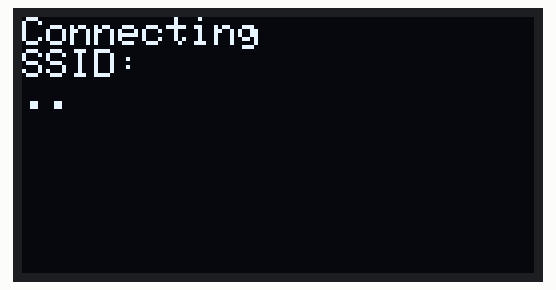
Recording of a sketch running on a simulated ESP8266 (NodeMCU). On the bench: 128×64 one-colour display. WiFi joins after 1.5 s; servers stay silent unless stated; network time is answered at once with the bench clock; the local clock reads 2024-03-15 10:24:30 at power-on unless the sketch sets it; what the sketch prints to the serial monitor is not drawn.

Above: at 0.4 s.
At 1.8 s:
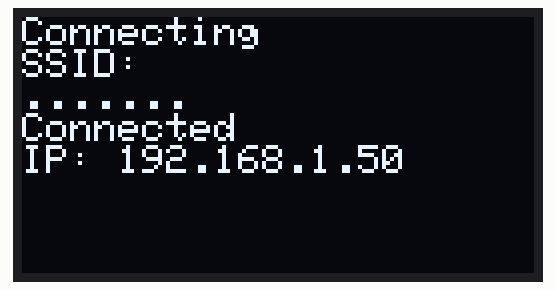
At 4.6 s:
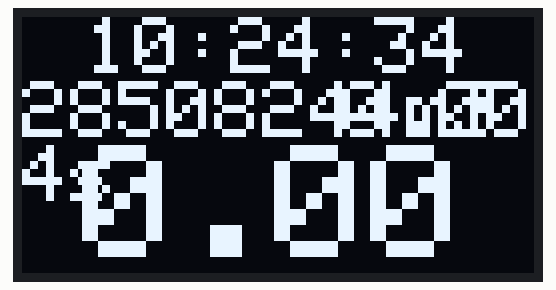
At 13.5 s:
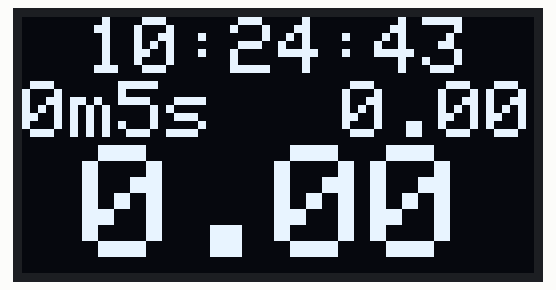
At 21.2 s:
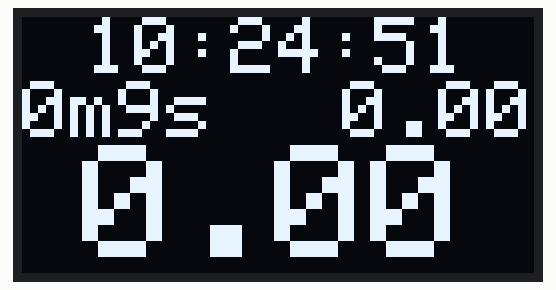
At 37.8 s:
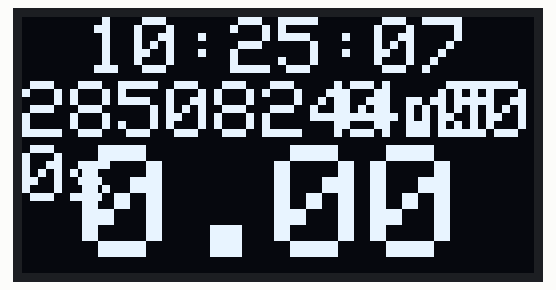

Measured:
- what the display in image 1 shows lasts 2.5 s, from 1.7 s to 4.2 s
- what the display in image 2 shows lasts 1.2 s, from 4.5 s to 5.7 s
- what the display in image 3 shows lasts 1.2 s, from 13.5 s to 14.7 s

The sketch:

esp8266-0.96-oled-module-nightscout.ino
```cpp
#include <Adafruit_GFX.h>
#include <Adafruit_SSD1306.h>
#define SCREEN_WIDTH 128 // OLED display width, in pixels
#define SCREEN_HEIGHT 64 // OLED display height, in pixels
#define SDA_PIN 14      // D6 = GPIO14
#define SCL_PIN 12      // D5 = GPIO12
#define OLED_ADDRESS 0x3C // I2C address of your SSD1306 display
Adafruit_SSD1306 display(SCREEN_WIDTH, SCREEN_HEIGHT, &Wire, OLED_ADDRESS);

/////////////// INPUT SETTINGS ///////////////
const char *ssid = "";                                                               // wifi name
const char *password = "";                                                       // wifi password
String nightscoutUrlJson = "";         // url + /api/v1/entries.json?count=1
String dataType = "mmol";                                                                     // mmol or mgdl
int hourOffset = 0;                                                                           // timezone hour offset
/////////////// INPUT SETTINGS ///////////////

#include <NTPClient.h>
#include <ESP8266WiFi.h>
#include <WiFiUdp.h>
#include <Timezone.h>
#include <ESP8266HTTPClient.h>
#include <ArduinoJson.h>
const char *ntpServer = "pool.ntp.org";

const long gmtOffset = (hourOffset * 3600);
const int daylightOffset = 0;
WiFiUDP ntpUDP;
NTPClient timeClient(ntpUDP, ntpServer, gmtOffset);
TimeChangeRule CEST = {"CEST", Last, Sun, Mar, 2, 120};
TimeChangeRule CET = {"CET ", Last, Sun, Oct, 3, 60};
Timezone OsloTime(CEST, CET);
long timeMills, timeStampMills;
String mills, delta, direction, utcOffset, sgv, newTime, oldTime;
float maxVal = 0;
float minVal = 100;
int timeSpan;

bool failed = false;
void setup() {
  Serial.begin(9600);
  Wire.begin(SDA_PIN, SCL_PIN);
  display.begin(SSD1306_SWITCHCAPVCC, OLED_ADDRESS);
  display.setTextSize(1);
  display.setTextColor(SSD1306_WHITE);
  display.clearDisplay();
  display.display();
  WiFi.begin(ssid, password);
  timeClient.begin();
  timeClient.setTimeOffset(gmtOffset);
  timeClient.forceUpdate();
  Serial.print("Connecting to ");
  Serial.print(ssid);
  display.println("Connecting");
  display.print("SSID: ");
  display.println(ssid);
  display.display();
  while (WiFi.status() != WL_CONNECTED) {
    Serial.print(".");
    display.print(".");
    display.display();
    delay(200);
  }
  Serial.println("");
  Serial.println("Connected!");
  display.println("");
  display.println("Connected");
  display.print("IP: ");
  display.println(WiFi.localIP());
  display.display();
  delay(2500);
  clearD();
}

void loop() {
  fetchJsonBg();
  timeLoop();
  serializeArray();
  displayData();
  delay(1000);
}

struct DataPoint {
  String mills;
  String delta;
  String direction;
  String utcOffset;
  String sgv;
  String timeStamp;
};

const int arraySize = 10;
DataPoint data[arraySize];

void fetchJsonBg() {
  HTTPClient http;
  WiFiClient client;
  http.begin(client, nightscoutUrlJson);
  int httpCode = http.GET();
  if (httpCode > 0) {
    if (httpCode == HTTP_CODE_OK) {
      String jsonStr = http.getString();
      DynamicJsonDocument jsonDoc(4096);
      DeserializationError error = deserializeJson(jsonDoc, jsonStr);
      if (!error) {
        if (jsonDoc.is<JsonArray>()) {
          JsonArray jsonArray = jsonDoc.as<JsonArray>();

          int arraySize = jsonArray.size();


          for (int i = 0; i < 1; i++) {
            data[i].mills = jsonArray[i]["mills"].as<String>();
            data[i].delta = jsonArray[i]["delta"].as<String>();
            data[i].direction = jsonArray[i]["direction"].as<String>();
            data[i].utcOffset = jsonArray[i]["utcOffset"].as<String>();
            data[i].sgv = jsonArray[i]["sgv"].as<String>();
          }
        } else {
          Serial.println("JSON is not an array");
        }
      } else {

        Serial.print("Error parsing JSON: ");
        Serial.println(error.c_str());
      }
    }
  } else {
    Serial.printf("HTTP request failed with error code: %d\n", httpCode);
    printFailed();
  }
  http.end();
}

void serializeArray() {
  maxVal = 0;
  minVal = 100;
  for (int i = 0; i < arraySize; i++) {
    int sgvInt = atoi(data[i].sgv.c_str());
    int deltaInt = atoi(data[i].delta.c_str());
    float sgvFloat = sgvInt * 0.0555;
    float deltaFloat = deltaInt * 0.0555;
    if (sgvFloat > maxVal) {
      maxVal = sgvFloat;
    }
    if (sgvFloat < minVal) {
      minVal = sgvFloat;
    }
    data[i].sgv = sgvFloat, 2;
    data[i].delta = deltaFloat, 1;
    data[i].mills.remove(10);
    String str = data[i].mills;
    const char* charPtr = str.c_str();
    char* endptr;
    long correctedTime = strtol(charPtr, &endptr, 10);
    long dataMills = correctedTime;
    dataMills = timeMills - dataMills - 3600;
    data[i].mills = dataMills;
    unsigned long minutes = dataMills / 60;
    unsigned long seconds = dataMills % 60;
    String timeStampObject = String(minutes) + "m" + String(seconds) + "s";
    data[i].timeStamp = timeStampObject;
  }
  String str1 = data[0].mills;
  String str2 = data[9].mills;
  long time1 = strtol(str1.c_str(), NULL, 10);
  long time2 = strtol(str2.c_str(), NULL, 10);
  timeSpan = time2 - time1;
}

void displayData() {
  printBg(data[0].sgv);
  printDelta(data[0].timeStamp, data[0].delta);
  printTime(newTime);
}

void printFailed() {

}
void timeLoop() {
  timeClient.update();
  unsigned long currentEpoch = timeClient.getEpochTime();
  time_t localTime = OsloTime.toLocal(currentEpoch);
  timeMills = localTime;
  struct tm timeinfo;
  gmtime_r(&localTime, &timeinfo);
  char formattedTime[9];
  snprintf(formattedTime, sizeof(formattedTime), "%02d:%02d:%02d", timeinfo.tm_hour, timeinfo.tm_min, timeinfo.tm_sec);
  newTime = formattedTime;
}
void clearD() {
  display.clearDisplay();
  display.display();
}
void printBg(String bg) {
  display.setTextSize(4);
  display.fillRect(0, 32, 128, 32, SSD1306_BLACK);
  if (bg.length() == 1) {
    display.setCursor(60, 32);
  }
  if (bg.length() == 2) {
    display.setCursor(45, 32);
  }
  if (bg.length() == 3) {
    display.setCursor(30, 32);
  }
  if (bg.length() == 4) {
    display.setCursor(15, 32);
  }
  if (bg.length() == 5) {
    display.setCursor(0, 32);
  }
  display.println(bg);
  display.display();
}
void printTime(String timeDate) {
  display.fillRect(0, 0, 128, 16, SSD1306_BLACK);
  display.setCursor(16, 0);
  display.setTextSize(2);
  display.print(timeDate);
  display.display();
}
void printDelta(String timeAgo, String delta) {
  display.fillRect(0, 16, 128, 16, SSD1306_BLACK);
  display.setCursor(0, 16);
  display.setTextSize(2);
  display.print(timeAgo);
  if (delta.length() == 1) {
    display.setCursor(116, 16);
  } else if (delta.length() == 2) {
    display.setCursor(104, 16);
  } else if (delta.length() == 3) {
    display.setCursor(92, 16);
  } else if (delta.length() == 4) {
    display.setCursor(80, 16);
  } else if (delta.length() == 5) {
    display.setCursor(68, 16);
  }
  display.print(delta);
  display.display();
}
```
